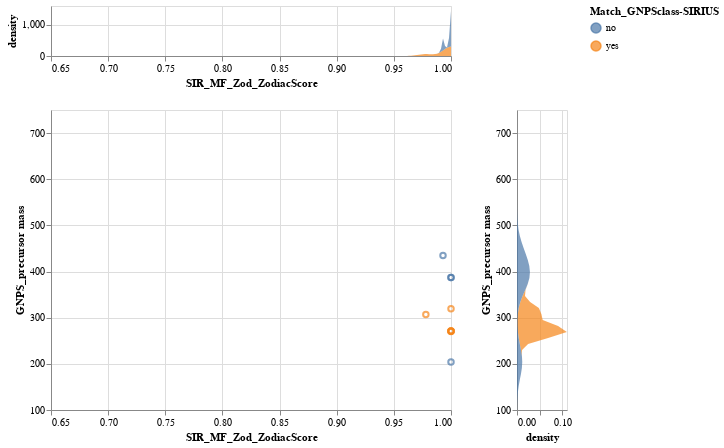

Notebook code cell kept with this figure:
### Markdown cell above
### View classification results

### Code cell
# Superclass level
#dist_plot(check_matching_annotations.superclass_match_all_total,'Match_GNPSsuperclass-SIRIUS',zodiac_score_thresh)
dist_plot(check_matching_annotations.class_match_all_total,'Match_GNPSclass-SIRIUS',zodiac_score_thresh)
#dist_plot(check_matching_annotations.subclass_match_all_total,'Match_GNPSsubclass-SIRIUS',zodiac_score_thresh)
